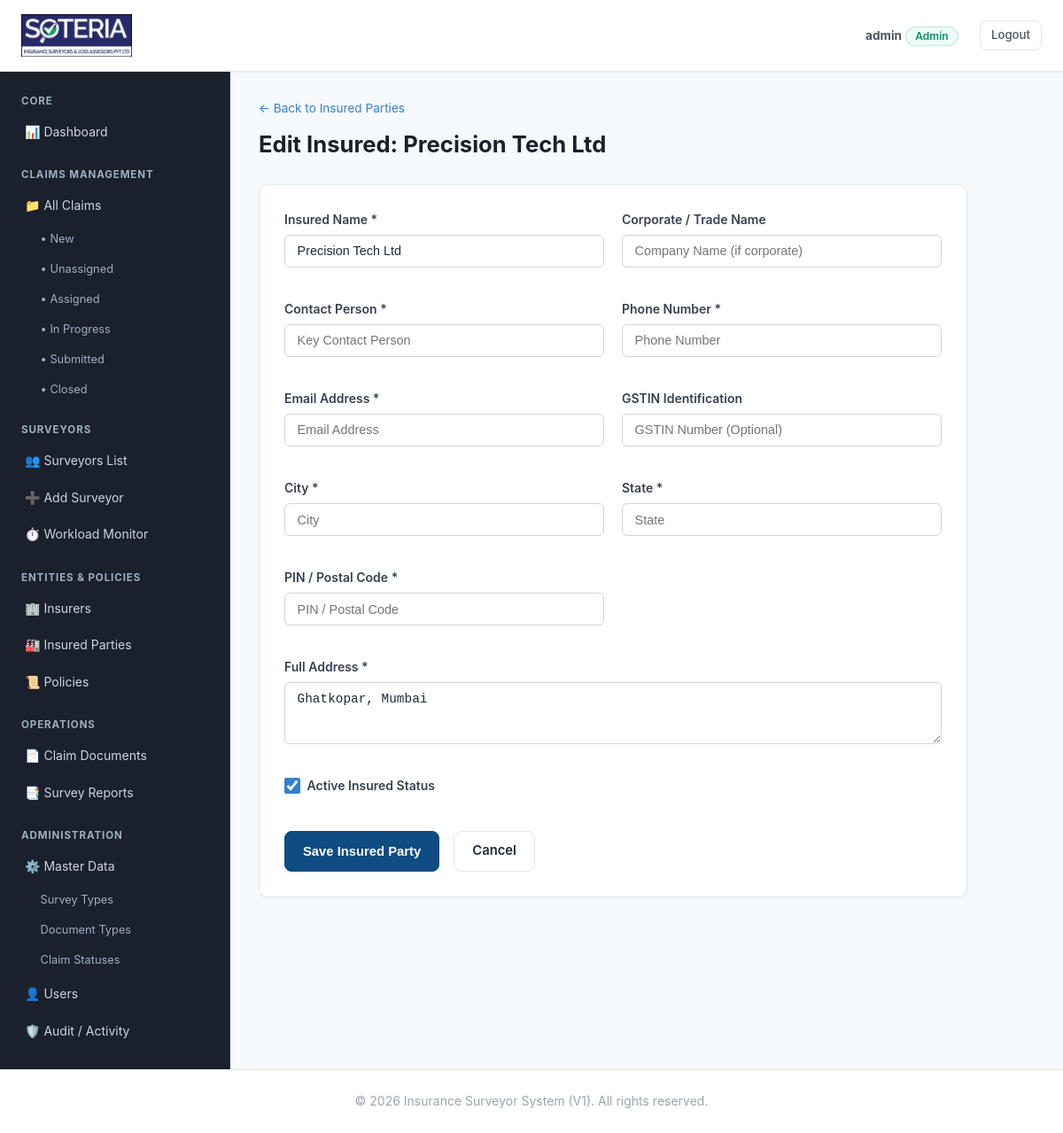
/insured/2/edit/ (signed in), run on the app's committed database.
### accounts/models.py (models this page shows, shortened)
class User(AbstractUser):
    class Role(models.TextChoices):
        ADMIN = 'ADMIN', 'Admin'
        SURVEYOR = 'SURVEYOR', 'Surveyor'
    role = models.CharField(
        max_length=20,
        choices=Role.choices,
        default=Role.SURVEYOR,
        help_text="Designates the user role within the system."
    )
    class Meta:
        db_table = 'nis_user'

### claims/models.py (models this page shows, shortened)
class Insured(models.Model):
    name = models.CharField(max_length=255)
    company_name = models.CharField(max_length=255, blank=True)
    address = models.TextField()
    city = models.CharField(max_length=100)
    state = models.CharField(max_length=100)
    pincode = models.CharField(max_length=20)
    phone = models.CharField(max_length=30)
    email = models.EmailField()
    gstin = models.CharField(max_length=50, blank=True)
    contact_person = models.CharField(max_length=150)
    is_active = models.BooleanField(default=True)
    created_at = models.DateTimeField(auto_now_add=True)
    updated_at = models.DateTimeField(auto_now=True)
    class Meta:
        db_table = 'nis_insured'
        ordering = ['name']
        verbose_name = 'Insured'
        verbose_name_plural = 'Insured Parties'

### claims/web_views.py (the view)
# urls.py: path('insured/<int:pk>/edit/', web_views.insured_edit, name='web_insured_edit'),
@admin_required
def insured_edit(request, pk):
    insured = get_object_or_404(Insured, pk=pk)
    if request.method == 'POST':
        form = InsuredForm(request.POST, instance=insured)
        if form.is_valid():
            form.save()
            messages.success(request, f"Insured party {insured.name} updated successfully.")
            return redirect('/insured/')
    else:
        form = InsuredForm(instance=insured)
    return render(request, 'insured/insured_form.html', {'form': form, 'title': f'Edit Insured: {insured.name}'})

### claims/web_views.py (called while the page is built)
def admin_required(view_func):
    @wraps(view_func)
    def _wrapped_view(request, *args, **kwargs):
        if not request.user.is_authenticated:
            return redirect(f"/login/?next={request.path}")
        if request.user.role != User.Role.ADMIN and not request.user.is_superuser:
            raise PermissionDenied("Administrator privileges are required to access this section.")
        return view_func(request, *args, **kwargs)
    return _wrapped_view

### templates/insured/insured_form.html (shortened to what this page needs)
{% extends 'base.html' %}
{% block content %}
<div class="page-header">
    <div>
        <a href="/insured/" style="font-size: 0.85rem; color: #3182ce; text-decoration: none;">&larr; Back to Insured Parties</a>
        <h1 class="page-title" style="margin-top: 0.5rem;">{{ title }}</h1>
    </div>
</div>
<div class="form-card">
    <form method="post">
        <div class="form-grid">
            <div class="form-group">
                <label class="form-label">Insured Name *</label>
                {{ form.name }}
            </div>
            <div class="form-group">
                <label class="form-label">Corporate / Trade Name</label>
                {{ form.company_name }}
            </div>
            <div class="form-group">
                <label class="form-label">Contact Person *</label>
                {{ form.contact_person }}
            </div>
            <div class="form-group">
                <label class="form-label">Phone Number *</label>
                {{ form.phone }}
            </div>
            <div class="form-group">
                <label class="form-label">Email Address *</label>
                {{ form.email }}
            </div>
            <div class="form-group">
                <label class="form-label">GSTIN Identification</label>
                {{ form.gstin }}
            </div>
            <div class="form-group">
                <label class="form-label">City *</label>
                {{ form.city }}
            </div>
            <div class="form-group">
                <label class="form-label">State *</label>
                {{ form.state }}
            </div>
            <div class="form-group">
                <label class="form-label">PIN / Postal Code *</label>
                {{ form.pincode }}
            </div>
            <div class="form-group" style="grid-column: 1 / -1;">
                <label class="form-label">Full Address *</label>
                {{ form.address }}
            </div>
            <div class="form-group" style="grid-column: 1 / -1; display: flex; flex-direction: row; align-items: center; gap: 0.5rem;">
                {{ form.is_active }}
                <label class="form-label" style="margin: 0;">Active Insured Status</label>
            </div>
        </div>
        <div style="display: flex; gap: 1rem; margin-top: 1.5rem;">
            <button type="submit" class="btn btn-primary">Save Insured Party</button>
            <a href="/insured/" class="btn btn-outline">Cancel</a>
        </div>
    </form>
</div>
{% endblock content %}

### templates/base.html (shortened to what this page needs)
{% load static %}
<!DOCTYPE html>
<html lang="en">
<head>
    <link rel="stylesheet" href="{% static 'css/style.css' %}">
</head>
<body>
    <header class="site-header">
        <nav class="navbar">
            <div class="nav-left">
                <a href="/" class="brand-wrapper">
                    <img src="{% static 'images/soteria_logo.png' %}" alt="Soteria Logo" class="brand-logo-img">
                </a>
            </div>
            <ul class="nav-links">
                {% if request.user.is_authenticated %}
                    <li class="navbar-user-info">
                        <span style="font-size: 0.85rem; color: #4b5563;">
                            <strong>{{ request.user.username }}</strong>
                            <span class="badge badge-success">{{ request.user.get_role_display|default:request.user.role }}</span>
                        </span>
                    </li>
                    <li><a href="/logout/" class="btn btn-outline" style="padding: 0.35rem 0.75rem; font-size: 0.825rem;">Logout</a></li>
                {% else %}
                    <li><a href="/login/" class="btn btn-primary" style="padding: 0.35rem 0.85rem; font-size: 0.825rem; color: #ffffff;">Login</a></li>
                {% endif %}
            </ul>
        </nav>
    </header>
    {% block layout %}
    <div class="admin-layout">
        <aside class="admin-sidebar">
            {% if request.user.role == 'SURVEYOR' %}
                <div>
                    <div class="sidebar-heading">Surveyor Portal</div>
                    <ul class="sidebar-menu">
                        <li><a href="/dashboard/surveyor/">📊 Dashboard</a></li>
                        <li><a href="/claims/">📁 My Assigned Claims</a></li>
                    </ul>
                </div>
            {% else %}
                <div>
                    <div class="sidebar-heading">Core</div>
                    <ul class="sidebar-menu">
                        <li><a href="/dashboard/admin/">📊 Dashboard</a></li>
                    </ul>
                </div>
                <div>
                    <div class="sidebar-heading">Claims Management</div>
                    <ul class="sidebar-menu">
                        <li>
                            <a href="/claims/">📁 All Claims</a>
                            <ul class="sidebar-submenu">
                                <li><a href="/claims/?status=NEW">• New</a></li>
                                <li><a href="/claims/?filter=unassigned">• Unassigned</a></li>
                                <li><a href="/claims/?status=ASSIGNED">• Assigned</a></li>
                                <li><a href="/claims/?filter=in_progress">• In Progress</a></li>
                                <li><a href="/claims/?status=REPORT_SUBMITTED">• Submitted</a></li>
                                <li><a href="/claims/?status=CLOSED">• Closed</a></li>
                            </ul>
                        </li>
                    </ul>
                </div>
                <div>
                    <div class="sidebar-heading">Surveyors</div>
                    <ul class="sidebar-menu">
                        <li><a href="/surveyors/">👥 Surveyors List</a></li>
                        <li><a href="/surveyors/add/">➕ Add Surveyor</a></li>
                        <li><a href="/surveyors/workload/">⏱️ Workload Monitor</a></li>
                    </ul>
                </div>
                <div>
                    <div class="sidebar-heading">Entities &amp; Policies</div>
                    <ul class="sidebar-menu">
                        <li><a href="/insurers/">🏢 Insurers</a></li>
                        <li><a href="/insured/">🏭 Insured Parties</a></li>
                        <li><a href="/policies/">📜 Policies</a></li>
                    </ul>
                </div>
                <div>
                    <div class="sidebar-heading">Operations</div>
                    <ul class="sidebar-menu">
                        <li><a href="/documents/">📄 Claim Documents</a></li>
                        <li><a href="/reports/">📑 Survey Reports</a></li>
                    </ul>
                </div>
                <div>
                    <div class="sidebar-heading">Administration</div>
                    <ul class="sidebar-menu">
                        <li>
                            <a href="/master/survey-types/">⚙️ Master Data</a>
                            <ul class="sidebar-submenu">
                                <li><a href="/master/survey-types/">Survey Types</a></li>
                                <li><a href="/master/document-types/">Document Types</a></li>
                                <li><a href="/master/claim-statuses/">Claim Statuses</a></li>
                            </ul>
                        </li>
                        <li><a href="/users/">👤 Users</a></li>
                        <li><a href="/audit/">🛡️ Audit / Activity</a></li>
                    </ul>
                </div>
            {% endif %}
        </aside>
        <main class="admin-content">
            {% block content %}
            {% endblock %}
        </main>
    </div>
    {% endblock layout %}
    <footer class="site-footer">
        <p>&copy; {% now "Y" %} Insurance Surveyor System (V1). All rights reserved.</p>
    </footer>
</body>
</html>

### data on the page
User: user.username "admin", user.role "Admin"
Insured: name "Precision Tech Ltd", address "Ghatkopar, Mumbai", is_active "☑"

### other printed values
{{ title }} "Edit Insured: Precision Tech Ltd"
